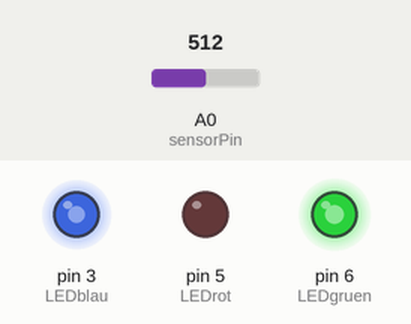
This sketch was run on a simulated Arduino Uno, built with avr-gcc and run on an emulated ATmega328P. Parts: output pins drawn as LEDs (lit = HIGH). Inputs (shaded band) come from the test bench; at power-on: A0 (sensorPin) = 512.

Above: at 1.6 s.
1.7 s: A0 (sensorPin) set to 716
At 3.6 s:
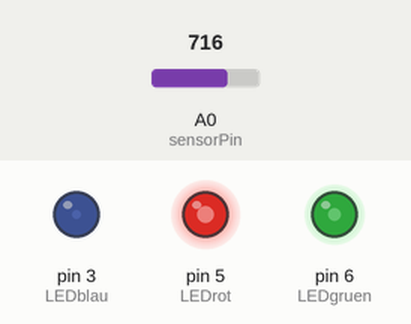
3.9 s: A0 (sensorPin) set to 900
At 4.9 s:
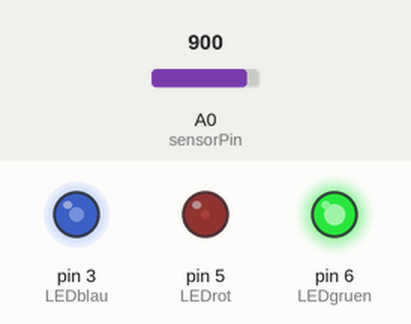
5.5 s: A0 (sensorPin) set to 1010
At 6.1 s:
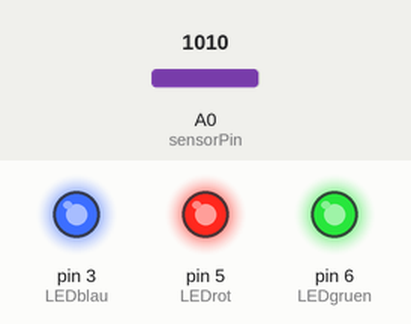
7.1 s: A0 (sensorPin) set to 511
At 8.4 s:
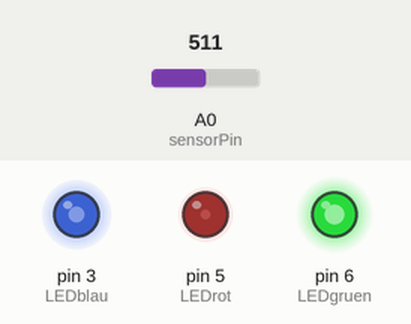
8.7 s: A0 (sensorPin) set to 306
At 9.8 s:
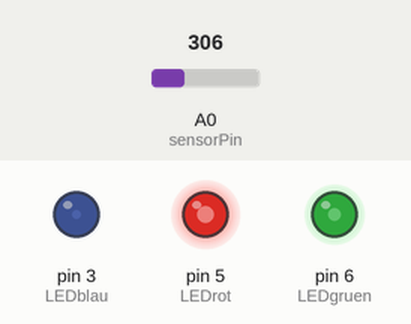
10.3 s: A0 (sensorPin) set to 0
At 11.0 s:
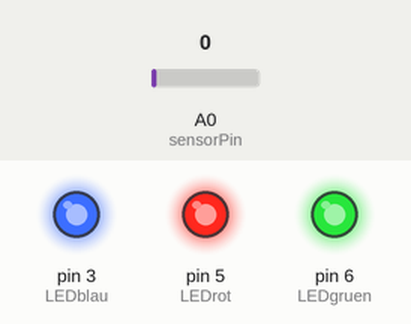
Timing chart, 0 to 12.9 s (numbered marks = the images above; inputs shaded):
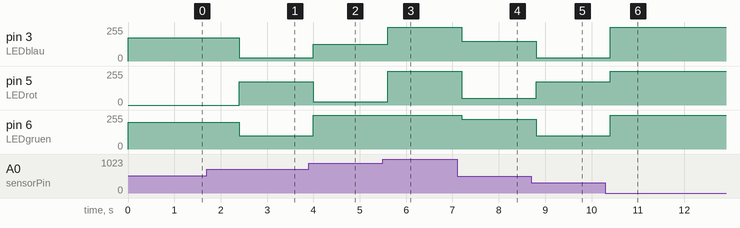

Measured:
- after the input at 1.7 s, pin 3 (LEDblau): 175/255 → 25/255 after 0.70 s; pin 5 (LEDrot): 0/255 → 175/255 after 0.70 s; pin 6 (LEDgruen): 200/255 → 100/255 after 0.70 s
- after the input at 3.9 s, pin 3 (LEDblau): 25/255 → 125/255 after 0.10 s; pin 5 (LEDrot): 175/255 → 25/255 after 0.10 s; pin 6 (LEDgruen): 100/255 → 255/255 after 0.10 s
- after the input at 5.5 s, pin 3 (LEDblau): 125/255 → 255/255 after 0.10 s; pin 5 (LEDrot): 25/255 → 255/255 after 0.10 s
- after the input at 7.1 s, pin 3 (LEDblau): 255/255 → 150/255 after 0.10 s; pin 5 (LEDrot): 255/255 → 50/255 after 0.10 s; pin 6 (LEDgruen): 255/255 → 225/255 after 0.10 s
- after the input at 8.7 s, pin 3 (LEDblau): 150/255 → 25/255 after 0.10 s; pin 5 (LEDrot): 50/255 → 175/255 after 0.10 s; pin 6 (LEDgruen): 225/255 → 100/255 after 0.10 s
- after the input at 10.3 s, pin 3 (LEDblau): 25/255 → 255/255 after 0.10 s; pin 5 (LEDrot): 175/255 → 255/255 after 0.10 s; pin 6 (LEDgruen): 100/255 → 255/255 after 0.10 s

The sketch:

RGBLedPoti.ino
```cpp
//LED mit Poti steuern
const int sensorPin = A0;

int LEDblau = 3; // Farbe blau an Pin 3
int LEDrot = 5; // Farbe rot an Pin 5
int LEDgruen = 6; // Farbe gruen an Pin 6
int dunkel = 255;
int lumenRot[] = {25,50,0,100,125,150,175,200,225,255};
int lumenBlau[] = {125,150,175,200,0,255,25,50,75,100};
int lumenGruen[] = {255,225,200,175,0,125,100,75,50,25};
int i = 0;

int sensorVal = 0;

void setup() {
  pinMode(LEDblau, OUTPUT);
  pinMode(LEDgruen, OUTPUT);
  pinMode(LEDrot, OUTPUT);
  Serial.begin(9600);
}

void loop() {
  sensorVal = analogRead(sensorPin);
  if(sensorVal < 5 || sensorVal > 1000){
    analogWrite(LEDrot, dunkel);
    analogWrite(LEDblau, dunkel);
    analogWrite(LEDgruen, dunkel);
  } else {
    i = sensorVal%10;
    analogWrite(LEDrot, lumenRot[i]);
    analogWrite(LEDblau, lumenBlau[i]);
    analogWrite(LEDgruen, lumenGruen[i]);
  }
  delay(800);
}
```
